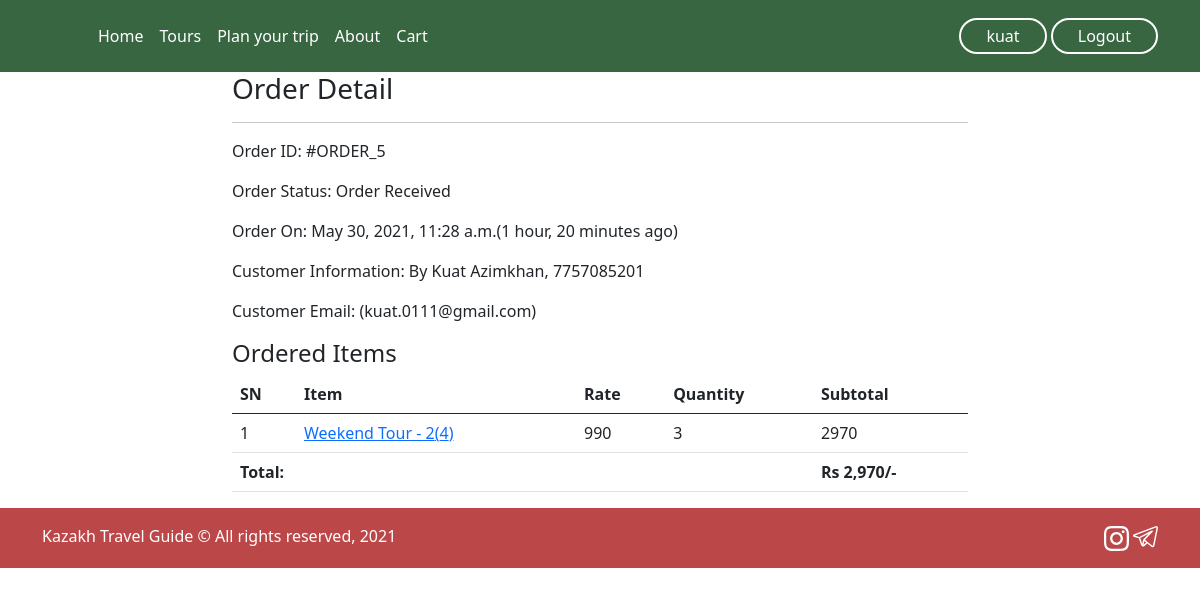
Page /profile/order-5/ (signed in) on the committed database.
### main/models.py (models this page shows, shortened)
class Order(models.Model):
    cart = models.OneToOneField(TourCart, on_delete=models.CASCADE)
    ordered_by = models.CharField(max_length=200)
    mobile = models.CharField(max_length=10)
    email = models.EmailField(null=True, blank=True)
    subtotal = models.PositiveIntegerField()
    total = models.PositiveIntegerField()
    order_status = models.CharField(max_length=50, choices=ORDER_STATUS)
    created_at = models.DateTimeField(auto_now_add=True)
    payment_method = models.CharField(
        max_length=20, default="Cash On Delivery")

class TourCartProduct(models.Model):
    cart = models.ForeignKey(TourCart, on_delete=models.CASCADE)
    product = models.ForeignKey(KazTour, on_delete=models.CASCADE)
    rate = models.PositiveIntegerField()
    quantity = models.PositiveIntegerField()
    subtotal = models.PositiveIntegerField()

class KazTour(models.Model):
    title = models.CharField(max_length=200)
    slug = models.SlugField(unique=True)
    category = models.ForeignKey(Category, on_delete=models.CASCADE)
    category_slug = models.TextField()
    image = models.TextField()
    price = models.PositiveIntegerField()
    duration = models.TextField('Duration of the tour')
    price_include = models.TextField('Prices include')
    description = models.TextField()
    view_count = models.PositiveIntegerField(default=0)

### main/views.py (the view)
# urls.py: path("profile/order-<int:pk>/", CustomerOrderDetailView.as_view(), name="customerorderdetail"),
class CustomerOrderDetailView(DetailView):
    template_name = "main/customerorderdetail.html"
    model = Order
    context_object_name = "ord_obj"
    def dispatch(self, request, *args, **kwargs):
        if request.user.is_authenticated:
            order_id = self.kwargs["pk"]
            order = Order.objects.get(id=order_id)
            if request.user != order.cart.customer:
                return redirect("customerprofile")
        else:
            return redirect("/login/?next=/profile/")
        return super().dispatch(request, *args, **kwargs)

### main/templates/main/customerorderdetail.html (shortened to what this page needs)
{% extends 'main/base.html' %}
{% load static  %}
{% load humanize %}
{% block content %}
<div class="container">
    <div class="row">
        <div class="col-md-8 mx-auto">
            <h3>Order Detail</h3><hr>
            <p><span class="font-weight-bold">Order ID: </span> #ORDER_{{ord_obj.id}}</p>
            <p><span class="font-weight-bold">Order Status: </span> {{ord_obj.order_status}}</p>
            <p><span class="font-weight-bold">Order On: </span> {{ord_obj.created_at}}({{ord_obj.created_at|timesince}} ago)</p>
            <p><span class="font-weight-bold">Customer Information: </span> By {{ord_obj.ordered_by}}, {{ord_obj.mobile}}</p>
            <p><span class="font-weight-bold">Customer Email: </span> ({{ord_obj.email}})</p>
            <h4>Ordered Items</h4>
            <table class="table">
                <thead>
                    <tr>
                        <th>SN</th>
                        <th>Item</th>
                        <th>Rate</th>
                        <th>Quantity</th>
                        <th>Subtotal</th>
                    </tr>
                </thead>
                <tbody>
                    {% for cp in ord_obj.cart.tourcartproduct_set.all %}
                    <tr>
                        <td>{{forloop.counter}}</td>
                        <td><a target="_blank" href="{% url 'tourdetails' cp.product.slug %}">{{cp.product.title}}({{cp.product.id}})</a></td>
                        <td>{{cp.rate}}</td>
                        <td>{{cp.quantity}}</td>
                        <td>{{cp.subtotal}}</td>
                    </tr>
                    {% endfor %}
                    <tr>
                        <th colspan="4" class="text-right">Total: </th>
                        <th>Rs {{ord_obj.total|intcomma}}/-</th>
                    </tr>
                </tbody>
            </table>
        </div>
    </div>
</div>
{% endblock %}

### main/templates/main/base.html (shortened to what this page needs)
{% load static %}
<html lang="en">
<head>
    <link rel="stylesheet" href="{% static 'main/css/main.css' %}">
    <link rel="stylesheet" href="{% static 'main/css/base.css' %}">
    <link rel="stylesheet" href="{% static 'main/css/city.css' %}">
    <link rel="stylesheet" href="https://cdnjs.cloudflare.com/ajax/libs/font-awesome/4.7.0/css/font-awesome.min.css">
    <link href="https://cdn.jsdelivr.net/npm/bootstrap@5.0.0-beta3/dist/css/bootstrap.min.css" rel="stylesheet">
</head>
<body>
    <header class="p-3 text-white hedbg">
        <div class="container">
            <div class="d-flex flex-wrap align-items-center justify-content-center justify-content-lg-start">
                <a href="/" class="d-flex align-items-center mb-2 mb-lg-0 text-white text-decoration-none">
                <svg class="bi me-2" width="40" height="32"><use xlink:href="#bootstrap"></use></svg>
                </a>
      <ul class="nav col-12 col-lg-auto me-lg-auto mb-2 justify-content-center mb-md-0">
        <li><a href="{% url 'index' %}" class="nav-link px-2 text-white">Home</a></li>
        <li><a href="{% url 'tours' %}" class="nav-link px-2 text-white">Tours</a></li>
        <li><a href="#" class="nav-link px-2 text-white">Plan your trip</a></li>
        <li><a href="{% url 'about' %}" class="nav-link px-2 text-white">About</a></li>
          {% if user.is_authenticated %}
              <li><a href="{% url 'mycart' %}" class="nav-link px-2 text-white">Cart</a></li>
          {% endif %}
      </ul>
      <div class="text-end prof">
          {% if user.is_authenticated %}
            <a href="{% url 'customerprofile' %}" ><button type="button" class="mybtn login">{{request.user.username}}</button></a>
            <a href="{% url 'account_logout' %}" ><button type="button" class="mybtn login">Logout</button></a>
          {% else %}
              <a href="{% url 'account_login' %}" ><button type="button" class="mybtn login">Login</button></a>
              <a href="{% url 'account_signup' %}" ><button type="button" class="mybtn signup">Sign-up</button></a>
          {% endif %}
      </div>
    </div>
  </div>
</header>
    {% block content %}{% endblock %}
<footer class="foot">
  <div class="container">
    <p class="float-end mb-1">
        <img src="{% static 'home/images/icons/instagram.svg' %}" alt="">
        <img src="{% static 'home/images/icons/telegram.svg' %}" alt="">
    </p>
    <p class="mb-1">Kazakh Travel Guide © All rights reserved, 2021</p>
  </div>
</footer>
</body>
</html>

### main/static/main/css/main.css (style rules this page uses)
body { justify-content: center; align-items: center; font-family: 'Helvetica', sans-serif; overflow-x: hidden; }
img { width: 100%; position: relative; border-radius: 5% 5%; }

### main/static/main/css/base.css (style rules this page uses)
body { background-color: #F2E8CF; }
.hedbg { background-color: #386641; position: relative; z-index: 5; }
.mybtn { background-color: #4CAF50; border: none; color: white; padding: 4px 25px; text-align: center; text-decoration: none; display: inline-block; font-size: 16px; transition-duration: 0.4s; cursor: pointer; }
.login { background-color: #386641; color: #fff; border: 2px solid #fff; border-radius: 25px; }
.foot { padding-top: 16px; background-color: #BC4749; color: #fff; height: 60px; }
.foot img { width: 25px; }

### rows in the picture
Order: id "5", order_status "Order Received", created_at "May 30, 2021, 11:28 a.m.", created_at "1 hour, 20 minutes", ordered_by "Kuat Azimkhan", mobile "7757085201", email "kuat.0111@gmail.com", total "2,970"
TourCartProduct: product "Weekend Tour - 2", product.id "4", rate "990", quantity "3", subtotal "2970"

### other values in the picture
{{ request.user.username }} "kuat"
